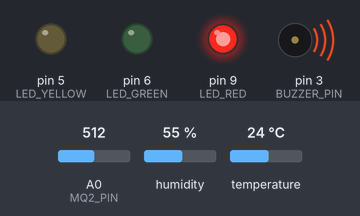
This sketch was run on a simulated Arduino Uno, built with avr-gcc and run on an emulated ATmega328P. Parts: output pins drawn as LEDs (lit = HIGH), buzzer (waves = sounding, pin HIGH). The test bench sets the inputs (shaded band); at power-on: A0 (MQ2_PIN) = 512, temperature 24 °C, humidity 55 %. What the sketch prints to the serial monitor is not drawn.

Above: at 2.9 s.
3.0 s: A0 (MQ2_PIN) set to 319
5.8 s: A0 (MQ2_PIN) set to 292
At 7.1 s:
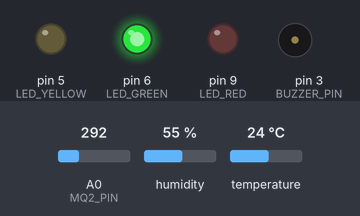
8.6 s: temperature set to 31 °C
11.5 s: temperature set to 34 °C
At 13.0 s:
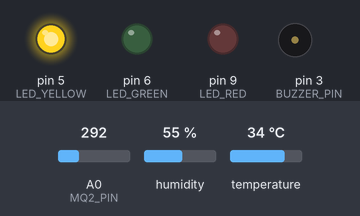
14.3 s: temperature set to 12 °C
At 15.4 s:
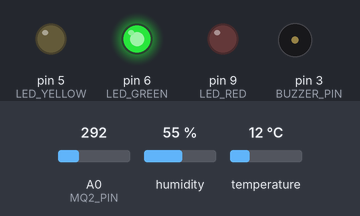
17.1 s: temperature set to 33 °C
At 18.9 s:
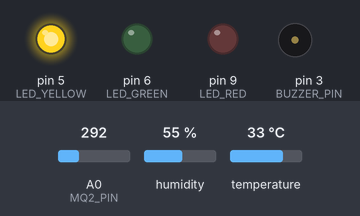
Timing chart, 0 to 20.4 s (numbered marks = the images above; inputs shaded):
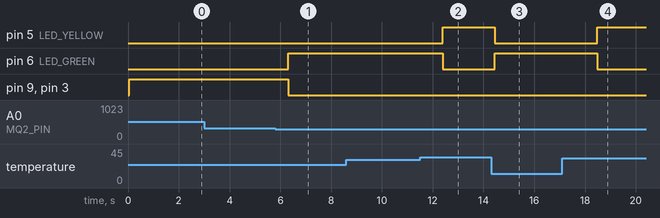

The sketch:

DHT11.ino
```cpp
#include <DHT.h>

// ----- 引脚定义 -----
#define DHTPIN 2         // DHT11 数据引脚接 D2
#define DHTTYPE DHT11    // DHT11 传感器
#define MQ2_PIN A0       // MQ2 信号引脚 (S) 接 A0
#define BUZZER_PIN 3     // 蜂鸣器控制引脚接 D3

// 3个独立 LED 引脚定义
#define LED_YELLOW 5     // 黄灯/蓝灯（预警）接 D5
#define LED_GREEN  6     // 绿灯（安全）接 D6
#define LED_RED    9     // 红灯（高警）接 D9

// ----- 报警阈值设置 -----
#define TEMP_HIGH_LIMIT 32.0  // 温度预警/报警上限 (℃)
#define MQ2_ALERT_LIMIT 300   // MQ2 气体浓度高警阈值 (模拟量 0-1023)

DHT dht(DHTPIN, DHTTYPE);

void setup() {
  Serial.begin(9600);
  Serial.println(F("--- 智能室内环境监测系统（独立LED版）启动 ---"));

  dht.begin();

  // 初始化输出引脚
  pinMode(BUZZER_PIN, OUTPUT);
  pinMode(LED_GREEN, OUTPUT);
  pinMode(LED_YELLOW, OUTPUT);
  pinMode(LED_RED, OUTPUT);

  // 初始化状态：全关
  digitalWrite(BUZZER_PIN, LOW);
  setLEDs(LOW, LOW, LOW);
}

void loop() {
  // 1. 读取传感器数据
  float humidity = dht.readHumidity();
  float temperature = dht.readTemperature();
  int mq2Value = analogRead(MQ2_PIN);

  // 检查 DHT 读取错误
  if (isnan(humidity) || isnan(temperature)) {
    Serial.println(F("[错误] 无法读取 DHT11，请检查 DHT11 Pin 2 与 10K 上拉电阻！"));
    delay(2000);
    return;
  }

  // 2. 串口打印监视数据
  Serial.print(F("温度: "));
  Serial.print(temperature);
  Serial.print(F(" °C | 湿度: "));
  Serial.print(humidity);
  Serial.print(F(" % | 气体浓度: "));
  Serial.println(mq2Value);

  // 3. 多级报警逻辑控制
  bool isGasAlert  = (mq2Value > MQ2_ALERT_LIMIT);     // 气体超标 (严重)
  bool isTempAlert = (temperature > TEMP_HIGH_LIMIT); // 温度过高 (预警)

  if (isGasAlert) {
    // 【最高警报】：气体超标！响蜂鸣器 + 亮红灯
    digitalWrite(BUZZER_PIN, HIGH);
    setLEDs(LOW, LOW, HIGH); // 仅亮红灯
    Serial.println(F(" -> [危险] 检测到烟雾/危险气体！蜂鸣器报警！"));

  } else if (isTempAlert) {
    // 【次级预警】：仅温度偏高！不响蜂鸣器 + 亮黄灯
    digitalWrite(BUZZER_PIN, LOW);
    setLEDs(LOW, HIGH, LOW); // 仅亮黄灯/蓝灯
    Serial.println(F(" -> [注意] 环境温度偏高！"));

  } else {
    // 【正常状态】：蜂鸣器关 + 亮绿灯
    digitalWrite(BUZZER_PIN, LOW);
    setLEDs(HIGH, LOW, LOW); // 仅亮绿灯
  }

  delay(2000); // 每 2 秒刷新一次
}

// 辅助函数：快速控制 3 个 LED 的亮灭 (绿, 黄, 红)
void setLEDs(uint8_t green, uint8_t yellow, uint8_t red) {
  digitalWrite(LED_GREEN, green);
  digitalWrite(LED_YELLOW, yellow);
  digitalWrite(LED_RED, red);
}
```

Measured:
- the behaviour switches between 301 and 300 on A0 (MQ2_PIN) (found by bisection; images 0 and 1)
- the behaviour switches between 32 and 33 °C on temperature (found by bisection; images 1 and 2)
- after the input at 3.0 s, every drawn part: stays the same
- after the input at 5.8 s, pin 6 (LED_GREEN): LOW → HIGH after 0.51 s; pin 9 (LED_RED), pin 3 (BUZZER_PIN): HIGH → LOW after 0.51 s
- after the input at 8.6 s, every drawn part: stays the same
- after the input at 11.5 s, pin 5 (LED_YELLOW): LOW → HIGH after 0.89 s; pin 6 (LED_GREEN): HIGH → LOW after 0.89 s
- after the input at 14.3 s, pin 5 (LED_YELLOW): HIGH → LOW after 0.14 s; pin 6 (LED_GREEN): LOW → HIGH after 0.14 s
- after the input at 17.1 s, pin 5 (LED_YELLOW): LOW → HIGH after 1.4 s; pin 6 (LED_GREEN): HIGH → LOW after 1.4 s
